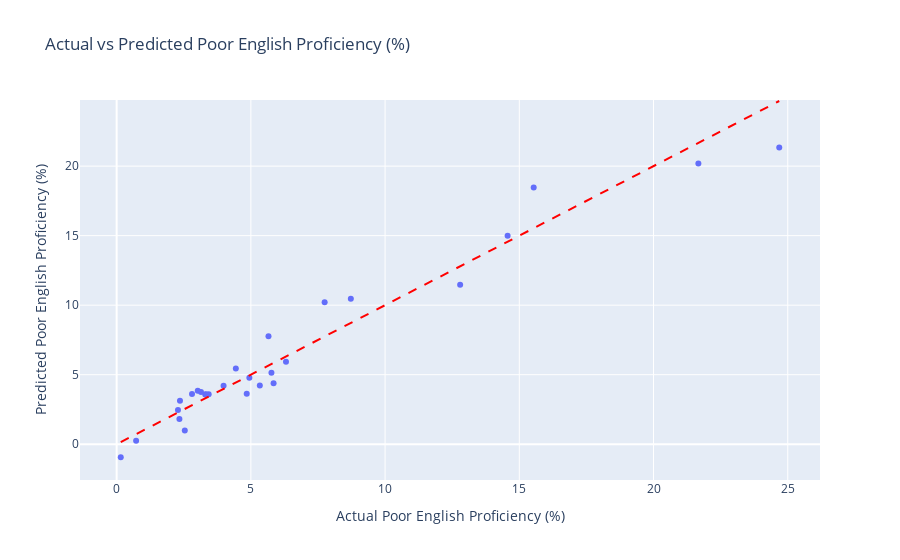

Notebook cell for this chart:
### Code cell
import pandas as pd
import statsmodels.api as sm
from sklearn.model_selection import KFold
from sklearn.metrics import mean_squared_error
import numpy as np

# Assuming 'suburb_data' DataFrame is already loaded with the necessary columns

# Define target and features
target = 'Poor English proficiency, %'
features = [
    'Born in non-English speaking country, %',
    'Population Density',
    'Speaks LOTE at home, %',
    'Personal income <$400/week, %',
    'Did not complete year 12, %',
    'Female-headed lone parent families, %',
    '% dwellings which are public housing',
    'Travel time to nearest public hospital'
]

# Drop any rows with missing values in selected columns
data = suburb_data[features + [target]].dropna()

# Separate the features (X) and target variable (y)
X = data[features]
y = data[target]

# Add a constant for the intercept
X = sm.add_constant(X)

# Initialize KFold with 5 splits (can adjust depending on data size)
kf = KFold(n_splits=5, shuffle=True, random_state=42)

# Initialize a list to store RMSE values for each fold
rmse_values = []

# Cross-validation loop
for train_index, test_index in kf.split(X):
    # Split the data into training and test sets
    X_train, X_test = X.iloc[train_index], X.iloc[test_index]
    y_train, y_test = y.iloc[train_index], y.iloc[test_index]
    
    # Fit the linear regression model
    model = sm.OLS(y_train, X_train).fit()
    
    # Make predictions on the test set
    y_pred = model.predict(X_test)
    
    # Calculate and store the RMSE for this fold
    rmse = np.sqrt(mean_squared_error(y_test, y_pred))
    rmse_values.append(rmse)

# Calculate the average RMSE across all folds
avg_rmse = np.mean(rmse_values)
print("Average RMSE from 5-fold Cross-Validation:", avg_rmse)

# Plotting the true vs predicted values for the last fold (optional)
import plotly.express as px

# Fit the model again on the entire dataset for final visualization
model = sm.OLS(y, X).fit()
y_pred_final = model.predict(X)

# Create a DataFrame for plotting
results = pd.DataFrame({'True Values': y, 'Predicted Values': y_pred_final})

# Plot Actual vs Predicted values
fig = px.scatter(results, x='True Values', y='Predicted Values',
                 labels={'True Values': 'Actual Poor English Proficiency (%)',
                         'Predicted Values': 'Predicted Poor English Proficiency (%)'},
                 title='Actual vs Predicted Poor English Proficiency (%)')
fig.add_shape(type='line', line=dict(dash='dash', color='red'),
              x0=results['True Values'].min(), y0=results['True Values'].min(),
              x1=results['True Values'].max(), y1=results['True Values'].max())

fig.show()

### Figure 1 — Plotly figure (JSON) as saved in the notebook; plotly's stock layout.template omitted (floating-point values rounded to 4 significant figures)
{"data": [{"hovertemplate": "Actual Poor English Proficiency (%)=%{x}<br>Predicted Poor English Proficiency (%)=%{y}<extra></extra>", "legendgroup": "", "marker": {"color": "#636efa", "symbol": "circle"}, "mode": "markers", "name": "", "orientation": "v", "showlegend": false, "type": "scatter", "x": [6.309, 21.67, 5.656, 2.538, 14.56, 12.8, 8.724, 3.022, 2.338, 2.359, 3.983, 2.808, 4.44, 15.54, 7.748, 5.846, 3.428, 4.944, 3.3, 4.846, 0.1528, 5.766, 3.327, 24.68, 3.142, 2.284, 0.7252, 5.334], "xaxis": "x", "y": [5.936, 20.19, 7.762, 0.9823, 14.99, 11.47, 10.45, 3.84, 1.813, 3.13, 4.198, 3.61, 5.442, 18.46, 10.2, 4.387, 3.594, 4.78, 3.582, 3.628, -0.936, 5.141, 3.592, 21.33, 3.751, 2.46, 0.2574, 4.229], "yaxis": "y"}], "layout": {"legend": {"tracegroupgap": 0}, "shapes": [{"line": {"color": "red", "dash": "dash"}, "type": "line", "x0": 0.1528, "x1": 24.68, "y0": 0.1528, "y1": 24.68}], "title": {"text": "Actual vs Predicted Poor English Proficiency (%)"}, "xaxis": {"anchor": "y", "domain": [0, 1], "title": {"text": "Actual Poor English Proficiency (%)"}}, "yaxis": {"anchor": "x", "domain": [0, 1], "title": {"text": "Predicted Poor English Proficiency (%)"}}}}
